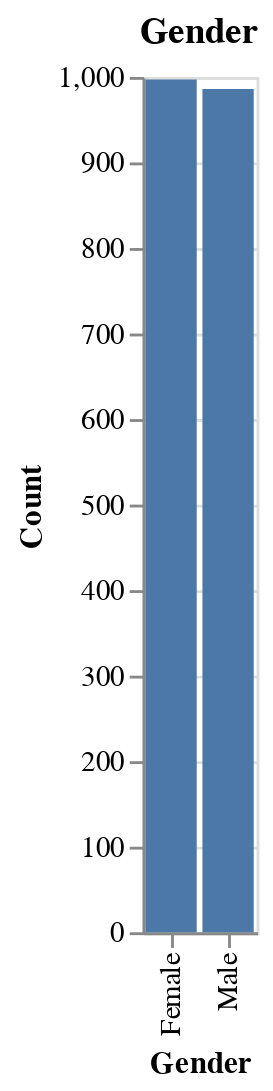

Notebook code cell kept with this figure:
### Code cell
chart_gender = alt.Chart(diabetes_concise, title="Gender").mark_bar().encode(
    x = alt.X("gender"
              #, scale=alt.Scale(domain=[10, 60])
             , title = "Gender"),
    y = alt.Y("count()", title = "Count")
)

chart_gender

### Figure 1 — Vega-Lite specification as saved in the notebook (floating-point values rounded to 4 significant figures; data arrays with more than 128 entries replaced by an {"elided": "..."} marker saying what was removed)
{"config": {"view": {"continuousWidth": 300, "continuousHeight": 300}}, "data": {"name": "data-8a118ec4a922d8d617293475b8fd5ab5"}, "mark": {"type": "bar"}, "encoding": {"x": {"field": "gender", "title": "Gender", "type": "nominal"}, "y": {"aggregate": "count", "title": "Count", "type": "quantitative"}}, "title": "Gender", "$schema": "https://vega.github.io/schema/vega-lite/v5.15.1.json", "datasets": {"data-8a118ec4a922d8d617293475b8fd5ab5": {"elided": "1983 records"}}}
